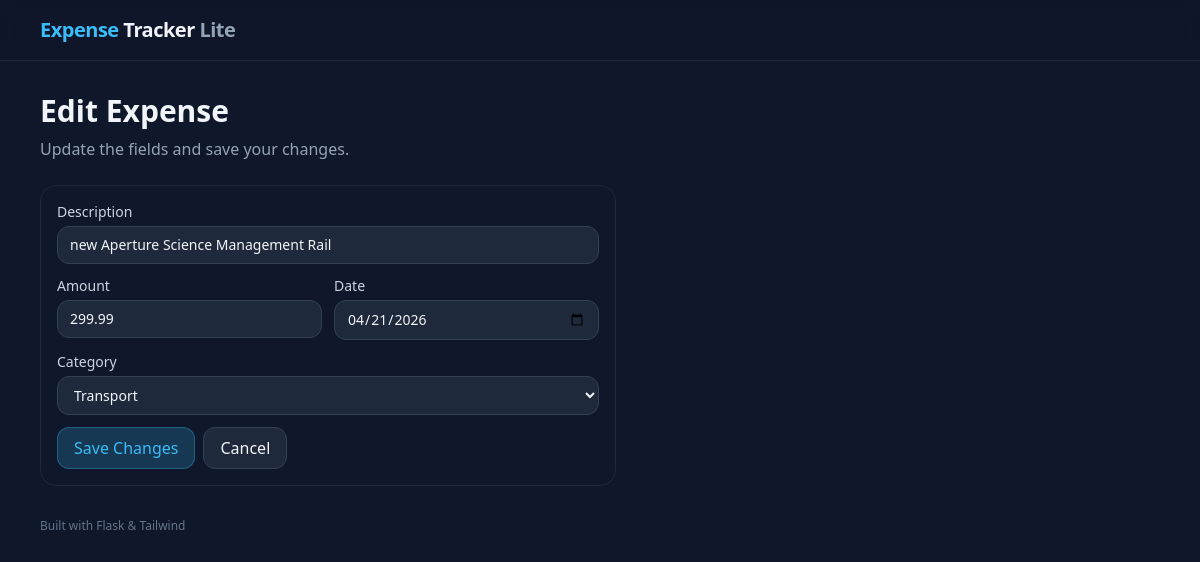
The app's page /edit/9 with its own data.
### app.py (models this page shows)
class Expense(db.Model):
    id = db.Column(db.Integer, primary_key=True)
    description = db.Column(db.String(120), nullable=False)
    amount = db.Column(db.Float, nullable=False)
    category = db.Column(db.String(50), nullable=False)
    date = db.Column(db.Date, nullable=False, default=date.today())

### app.py (the view)
@app.route('/edit/<int:expense_id>', methods=['GET'])
def edit(expense_id):
    e = Expense.query.get_or_404(expense_id)
    return render_template('edit.html', expense = e, categories = CATEGORIES, today = date.today().isoformat())

### templates/edit.html (shortened to what this page needs)
{% extends "base.html" %}
{% block content %}
  <h1 class="text-3xl font-semibold mb-2">Edit Expense</h1>
  <p class="text-slate-400 mb-6">Update the fields and save your changes.</p>
  <section class="max-w-xl rounded-2xl border border-slate-800 bg-slate-900 p-4">
    <form method="post" action="{{ url_for('edit_post', expense_id=expense.id) }}" class="space-y-3">
      <label class="block text-sm">
        <span class="mb-1 block text-slate-300">Description</span>
        <input name="description"
               value="{{ expense.description }}"
               class="w-full rounded-xl bg-slate-800 border border-slate-700 px-3 py-2 text-slate-100" />
      </label>
      <div class="grid grid-cols-2 gap-3">
        <label class="block text-sm">
          <span class="mb-1 block text-slate-300">Amount</span>
          <input type="number" step="0.01" min="0.01" name="amount"
                 value="{{ '%.2f'|format(expense.amount) }}"
                 class="w-full rounded-xl bg-slate-800 border border-slate-700 px-3 py-2 text-slate-100" />
        </label>
        <label class="block text-sm">
          <span class="mb-1 block text-slate-300">Date</span>
          <input type="date" name="date"
                 value="{{ expense.date.strftime('%Y-%m-%d') if expense.date else today }}"
                 class="w-full rounded-xl bg-slate-800 border border-slate-700 px-3 py-2 text-slate-100" />
        </label>
      </div>
      <label class="block text-sm">
        <span class="mb-1 block text-slate-300">Category</span>
        <select name="category"
                class="w-full rounded-xl bg-slate-800 border border-slate-700 px-3 py-2 text-slate-100">
          {% for c in categories %}
            <option value="{{ c }}" {% if expense.category == c %}selected{% endif %}>{{ c }}</option>
          {% endfor %}
        </select>
      </label>
      <div class="flex items-center gap-2">
        <button class="rounded-xl bg-brand/20 hover:bg-brand/30 text-brand px-4 py-2 border border-brand/30"
                type="submit">Save Changes</button>
        <a class="rounded-xl bg-slate-800 hover:bg-slate-700 px-4 py-2 border border-slate-700"
           href="{{ url_for('index') }}">Cancel</a>
      </div>
    </form>
  </section>
{% endblock %}

### records on screen
Expense: description "new Aperture Science Management Rail", amount "299.99", date "04/21/2026", category "Transport"
